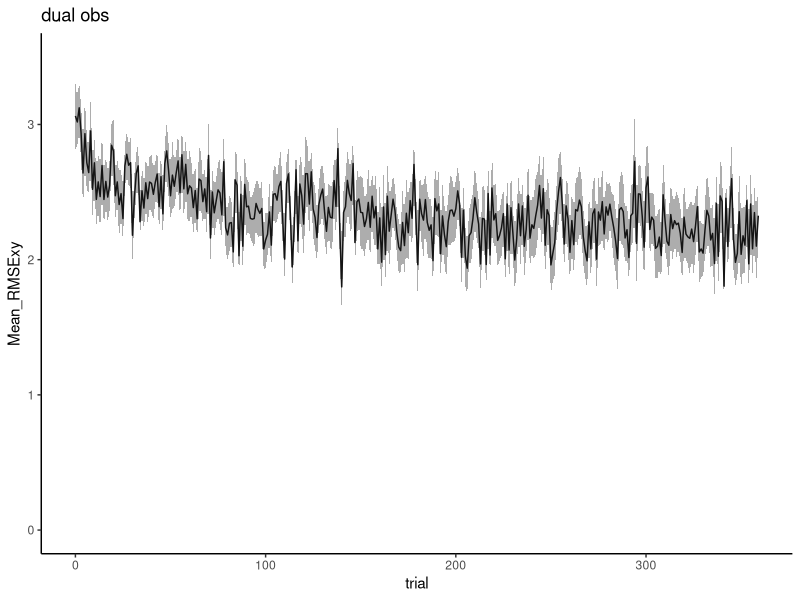
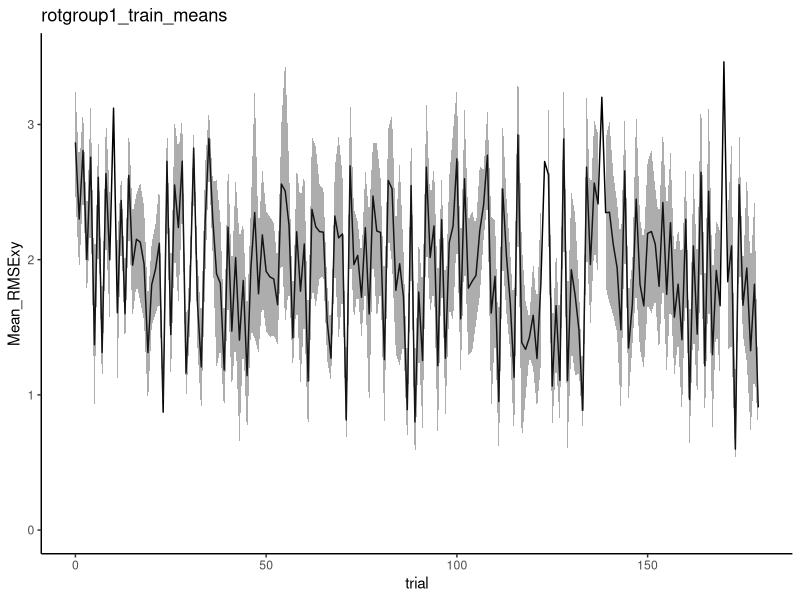
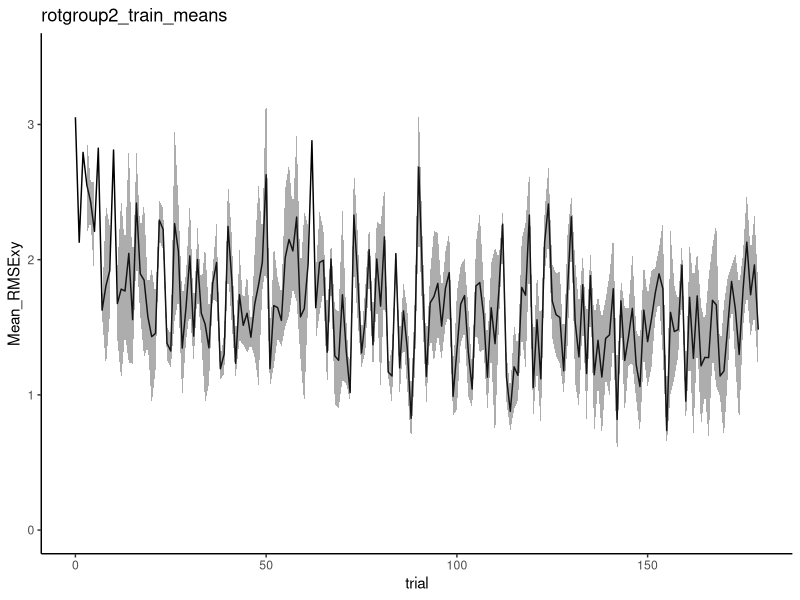

These charts were generated, in order, by the following R code:
### obstacle analysis script
library(ggplot2)
library(dplyr)

## dual group 

obsdual <- read.csv('DualObs_Data0305_DUALONLY.csv', header = TRUE)
obsdual <- tbl_df(obsdual)

# training data
obs_dual_train <- obsdual %>% filter(condition == 'train_dual') # looking only at training
taskmeans<- obs_dual_train %>% group_by(subject) %>% group_by(trial) %>% 
  summarise(Mean_RMSExy = mean(RMSExy, na.rm=TRUE), SD_RMSExy = sd(RMSExy, na.rm=TRUE), 
            SEM_RMSExy = SD_RMSExy/sqrt(length(unique(subject))))
  # plot
taskplot <- ggplot(data=taskmeans, aes(x=trial, y=Mean_RMSExy)) +
  geom_line() + 
  geom_ribbon(aes(ymin=Mean_RMSExy-SEM_RMSExy, ymax=Mean_RMSExy+SEM_RMSExy),
              alpha=0.4) +
  theme(panel.grid.major = element_blank(), panel.grid.minor = element_blank(),
        panel.background = element_blank(), axis.line = element_line(colour = "black")) +
  ylim(0, 3.5) +
  ggtitle('dual obs')

print(taskplot)

  # some basic statistics 
  # adaptation (dv -- RMSE)

block1<- obs_dual_train %>% filter(trial %in% c(0)) %>% group_by(subject) %>% summarise(RMSE = mean(RMSExy, na.rm=TRUE), block = mean(block5))
blocklast<- obs_dual_train %>% filter(trial %in% c(355,356,357,358,359)) %>% group_by(subject) %>% summarise(RMSE = mean(RMSExy, na.rm=TRUE), block = ceiling(mean(block5)))
adaptdf<- rbind(block1,blocklast)

adaptdf$block <- factor(adaptdf$block)
adaptdf$subject <- factor(adaptdf$subject)

RM_RMSE <- aov(RMSE ~ block + Error(subject/block), data=adaptdf)
summary(RM_RMSE)
# the effect of block is significant (F(1,22)=8.352, p=0.0085)

# NOTE --- analyze per target location

# nocursor data
obs_dual_AE <- obsdual %>% filter(condition == c("nocur_1", "nocur_2")) # only nocursors 
# AEmeans<- obs_dual_AE %>% group_by(subject) %>% group_by(trial) %>% 
#   summarise(Mean_angmaxvel = mean(angmaxvel, na.rm=TRUE), SD_angmaxvel = sd(angmaxvel, na.rm=TRUE), 
#             SEM_angmaxvel = SD_angmaxvel/sqrt(length(unique(subject))))

for (rot in sort(unique(obs_dual_AE$rotationval))){

nocur1<- obs_dual_AE %>% filter(rotationval == rot) %>% filter(condition == "nocur_1") %>% filter(trial %in% c(25,26,27,28,29)) %>%
  group_by(subject) %>% summarise(pv = mean(angmaxvel, na.rm=TRUE), block = ceiling(mean(block5))) %>% mutate(task = 'nocur1')
# boxplot(nocur1$pv)
nocur2<- obs_dual_AE %>% filter(rotationval == rot) %>% filter(condition == "nocur_2") %>% filter(trial %in% c(0, 1, 2, 3, 4)) %>% 
  group_by(subject) %>% summarise(pv = mean(angmaxvel, na.rm=TRUE), block = ceiling(mean(block5))) %>% mutate(task = 'nocur2')
# boxplot(nocur2$pv)
nocurdf<- rbind(nocur1,nocur2)

nocurdf$task <- factor(nocurdf$task)
nocurdf$subject <- factor(nocurdf$subject)

AE_dual_n <- nocur2$pv - nocur1$pv
t.test(AE_dual_n, mu = 0)
# dual CCW - t(17) = -2.29, p=0.035
# dual CW t(20) = 2.11, p = 0.047

}

####################################################################
########################## single controls #########################
# load

obssingle <- read.csv('DualObs_Data0305_SINGLESONLY.csv', header = TRUE)
obssingle <- tbl_df(obssingle) # make to tibble
obssingle <- obssingle %>% filter(condition == c('train_CW', 'train_CCW'))

# separate groups

  for (group in sort(unique(obssingle$rotgroup))) {
    
    dfname<- sprintf('rotgroup%d_train_means', group)
    print(dfname)
    
    obs_temp <- obssingle %>% filter(rotgroup == group) # looking only at training
    #obs_single_ccw <- obssingle %>% filter(condition == 'train_CCW')
    
    # get means 
    
    taskmeans<- obs_temp %>% group_by(subject) %>% group_by(trial) %>% 
      summarise(Mean_RMSExy = mean(RMSExy, na.rm=TRUE), SD_RMSExy = sd(RMSExy, na.rm=TRUE), 
                SEM_RMSExy = SD_RMSExy/sqrt(length(unique(subject))))
    
    # get adaptation plot
    
    taskplot <- ggplot(data=taskmeans, aes(x=trial, y=Mean_RMSExy)) +
      geom_line() + 
      geom_ribbon(aes(ymin=Mean_RMSExy-SEM_RMSExy, ymax=Mean_RMSExy+SEM_RMSExy),
                  alpha=0.4) +
      theme(panel.grid.major = element_blank(), panel.grid.minor = element_blank(),
            panel.background = element_blank(), axis.line = element_line(colour = "black")) +
      ylim(0, 3.5) +
      ggtitle(dfname)
    
    print(taskplot)
    
    # some basic statistics (dv -- RMSE)
    
    block1<- obs_temp %>% filter(trial %in% c(0)) %>% group_by(subject) %>% summarise(RMSE = mean(RMSExy, na.rm=TRUE), block = mean(block5), rot = mean(rotationval))
    blocklast<- obs_temp %>% filter(trial %in% c(175,176,177,178,179)) %>% group_by(subject) %>% summarise(RMSE = mean(RMSExy, na.rm=TRUE), block = ceiling(mean(block5)), rot = mean(rotationval))
    # boxplot(blocklast$RMSE) # outlier
    adaptdf<- rbind(block1,blocklast)
    # adaptdf <- adaptdf[-c(20),] 
    
    adaptdf$block <- factor(adaptdf$block)
    adaptdf$subject <- factor(adaptdf$subject)
    
    RM_pv <- aov(RMSE ~ block + Error(subject/block), data=adaptdf)
    print(summary(RM_pv))
    
    ## CCW - (F(1,9) = 20.81, p=0.00136)
    ## CW - (F(1,8) = 17.57, p=0.00303)
    
  }

# nocursor data
obs_single_AE <- obssingle %>% filter(condition == c("nocur_1", "nocur_2")) # only nocursors 
# AEmeans<- obs_single_AE %>% group_by(subject) %>% group_by(trial) %>% 
#   summarise(Mean_angmaxvel = mean(angmaxvel, na.rm=TRUE), SD_angmaxvel = sd(angmaxvel, na.rm=TRUE), 
#             SEM_angmaxvel = SD_angmaxvel/sqrt(length(unique(subject))))

for (rot in sort(unique(obs_single_AE$rotationval))){
 
  nocur1<- obs_single_AE %>% filter(rotgroup == rot) %>% filter(condition == "nocur_1") %>% filter(trial %in% c(25,26,27,28,29)) %>%
    group_by(subject) %>% summarise(pv = mean(angmaxvel, na.rm=TRUE), block = ceiling(mean(block5))) %>% mutate(task = 'nocur1')
  # boxplot(nocur1$pv)
  # nocur1 <- nocur1[-c(2,3),] # outliers
  nocur2<- obs_single_AE %>% filter(rotgroup == rot) %>% filter(condition == "nocur_2") %>% filter(trial %in% c(0, 1, 2, 3, 4)) %>% 
    group_by(subject) %>% summarise(pv = mean(angmaxvel, na.rm=TRUE), block = ceiling(mean(block5))) %>% mutate(task = 'nocur2')
  # boxplot(nocur2$pv)
  # nocur2 <- nocur2[-c(15),] # outlying participant from training
  nocurdf<- rbind(nocur1,nocur2)
  
  nocurdf$task <- factor(nocurdf$task)
  nocurdf$subject <- factor(nocurdf$subject)
  
  ggplot(nocurdf, aes(task,pv)) +
    + geom_point()
  
  AE_single_n <- nocur2$pv - nocur1$pv
  t.test(AE_single_n, mu = 0)
  
  
  # single CW t = 1.9947, df = 12, p-value = 0.0693
  # single CCW t = -1.564, df = 10, p-value = 0.1489

}